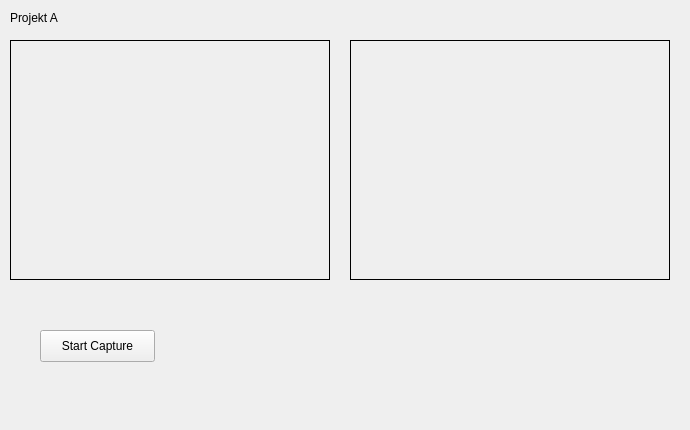
<?xml version="1.0" encoding="UTF-8"?>
<ui version="4.0">
 <class>ProjectAWidget</class>
 <widget class="QWidget" name="ProjectAWidget">
  <property name="geometry">
   <rect>
    <x>0</x>
    <y>0</y>
    <width>690</width>
    <height>430</height>
   </rect>
  </property>
  <property name="minimumSize">
   <size>
    <width>690</width>
    <height>430</height>
   </size>
  </property>
  <property name="windowTitle">
   <string>Form</string>
  </property>
  <widget class="QLabel" name="label">
   <property name="geometry">
    <rect>
     <x>10</x>
     <y>10</y>
     <width>59</width>
     <height>16</height>
    </rect>
   </property>
   <property name="text">
    <string>Projekt A</string>
   </property>
  </widget>
  <widget class="QPushButton" name="pushButton">
   <property name="geometry">
    <rect>
     <x>40</x>
     <y>330</y>
     <width>115</width>
     <height>32</height>
    </rect>
   </property>
   <property name="text">
    <string>Start Capture</string>
   </property>
  </widget>
  <widget class="VideoWidget" name="inputFrame">
   <property name="geometry">
    <rect>
     <x>10</x>
     <y>40</y>
     <width>320</width>
     <height>240</height>
    </rect>
   </property>
   <property name="frameShape">
    <enum>QFrame::Box</enum>
   </property>
   <property name="text">
    <string/>
   </property>
   <property name="scaledContents">
    <bool>false</bool>
   </property>
   <property name="alignment">
    <set>Qt::AlignCenter</set>
   </property>
  </widget>
  <widget class="VideoWidget" name="outputFrame">
   <property name="geometry">
    <rect>
     <x>350</x>
     <y>40</y>
     <width>320</width>
     <height>240</height>
    </rect>
   </property>
   <property name="frameShape">
    <enum>QFrame::Box</enum>
   </property>
   <property name="text">
    <string/>
   </property>
   <property name="scaledContents">
    <bool>false</bool>
   </property>
   <property name="alignment">
    <set>Qt::AlignCenter</set>
   </property>
  </widget>
 </widget>
 <customwidgets>
  <customwidget>
   <class>VideoWidget</class>
   <extends>QLabel</extends>
   <header>videowidget.h</header>
  </customwidget>
 </customwidgets>
 <resources/>
 <connections/>
</ui>
